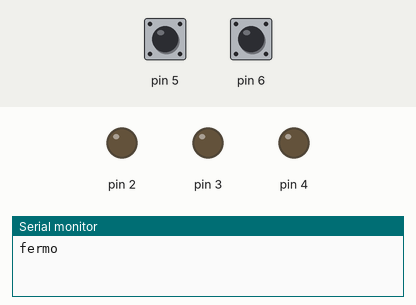
A sketch run on a simulated Arduino Uno, built with avr-gcc and run on an emulated ATmega328P. On the bench: output pins drawn as LEDs (lit = HIGH), the last lines printed to the serial monitor. Dashed ring = blinking. The test bench sets the inputs (shaded band); at power-on: pin 5 HIGH, pin 6 HIGH.

Above: at 1.2 s.
1.3 s: pin 5 pulled LOW for 0.15 s
At 2.01 s:
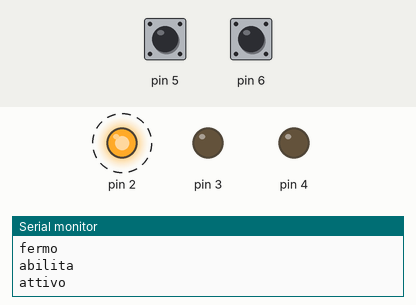
4.3 s: pin 6 pulled LOW for 0.15 s
At 4.46 s:
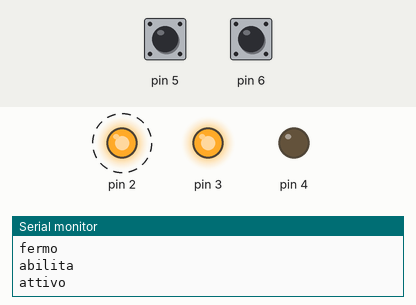
7.3 s: pin 5 pulled LOW for 1 s
At 9.1 s:
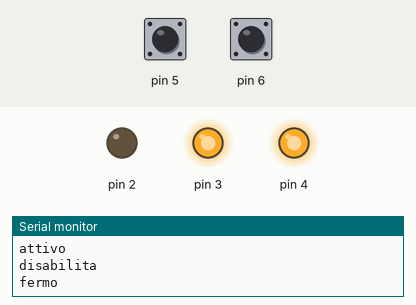
10.3 s: pin 5 pulled LOW for 3.2 s
At 13.9 s:
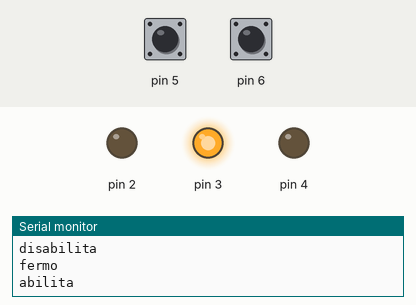
15.7 s: pin 5 pulled LOW for 3.2 s
At 19.6 s:
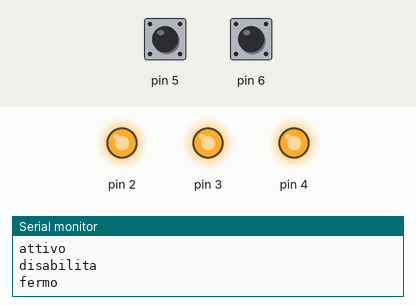
Timing chart, 0 to 21.1 s (numbered marks = the images above; inputs shaded):
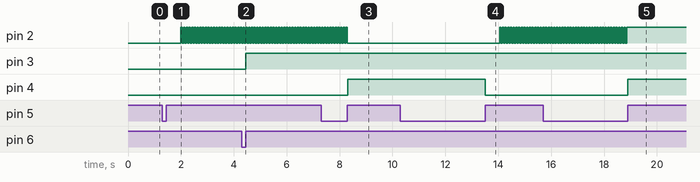

Measured:
- after the input at 1.3 s, pin 2: alternates HIGH for 0.05 s and LOW for 0.05 s, starting after 0.70 s
- after the input at 4.3 s, pin 3: LOW → HIGH after 0.15 s
- after the input at 7.3 s, pin 2: goes on until 8.3 s, then stays LOW; pin 4: LOW → HIGH after 1.0 s
- after the input at 10.3 s, pin 2: alternates HIGH for 0.05 s and LOW for 0.05 s, starting after 3.8 s; pin 4: HIGH → LOW after 3.2 s
- after the input at 15.7 s, pin 2: goes on until 18.9 s, then stays HIGH; pin 4: LOW → HIGH after 3.2 s

The sketch:

stepper.ino
```cpp
enum stati {fermo, abilita, disabilita, attivo} stato;
bool FIRST = true;

int bt6, pvbt6;
int bt5, pvbt5;
unsigned long t1;

int tstep = 50;

void setup() {
  Serial.begin(9600);
  stato = fermo;

  pinMode(2, OUTPUT);
  pinMode(3, OUTPUT);
  pinMode(4, OUTPUT);
  pinMode(5, INPUT_PULLUP);
  pinMode(6, INPUT_PULLUP);

}

void loop() {
  bt5 = !digitalRead(5);
  bt6 = !digitalRead(6);

  switch(stato) {
    case fermo:
      act_fermo();
      break;
    case attivo:
      act_attivo();
      break;
    case abilita:
      act_abilita();
      break;
    case disabilita:
      act_disabilita();
      break;
  }

  pvbt5 = bt5;
  pvbt6 = bt6;
}

void go(enum stati st) {
  stato = st;
  FIRST = true;
}

void act_fermo(){
  if (FIRST) {
    Serial.println("fermo");
    FIRST = false;
  }

  if (pvbt5 && !bt5) {
    go(abilita);
  }
}

void act_abilita(){
  if (FIRST) {
    Serial.println("abilita");
    FIRST = false;
  }
  digitalWrite(4, LOW);
  delay(500);
  go(attivo);
}

void act_attivo(){
  if (FIRST) {
    Serial.println("attivo");
    FIRST = false;
    t1 = millis();
  }
  if ((millis() - t1) > tstep) {
    digitalWrite(2, !digitalRead(2));
    t1 = millis();
  }
  if (pvbt6 && !bt6) {
    //cambia dir
    digitalWrite(3, !digitalRead(3));
  }
  if (pvbt5 && !bt5) {
    go(disabilita);
  }
}

void act_disabilita(){
  if (FIRST) {
    Serial.println("disabilita");
    FIRST = false;
  }
  digitalWrite(4, HIGH);
  delay(500);
  go(fermo);
}
```
